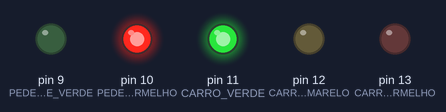
Recording of a sketch running on a simulated Arduino Uno, built with avr-gcc and run on an emulated ATmega328P. Parts: output pins drawn as LEDs (lit = HIGH).

Above: at 3.7 s.
At 7.62 s:
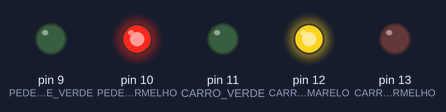
At 9.37 s:
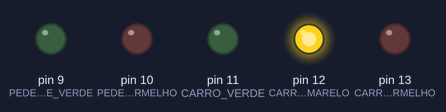
At 15.0 s:
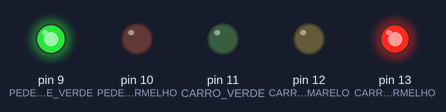
Timing chart, 0 to 26.0 s (numbered marks = the images above):
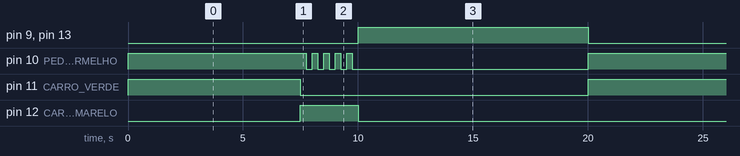

The sketch:

semaforo-v2.ino
```cpp
/**
 * Projeto de um semáforo de carros e pedestres.
 * v2 - Na fase fechando, o LED vermelho do pedestre vai piscar.
 */

int CARRO_VERMELHO = 13;
int CARRO_AMARELO = 12;
int CARRO_VERDE = 11;
int PEDESTRE_VERMELHO = 10;
int PEDESTRE_VERDE = 9;
int FASE_ABERTO = 1;
int FASE_FECHANDO = 2;
int FASE_FECHADO = 3;
int TEMPO_FASE_ABERTO = 7500;
int TEMPO_FASE_FECHANDO = 2500;
int TEMPO_FASE_FECHADO = 10000;
int TEMPO_PISCA_FECHANDO = 250;

void setup() {
  // configura os pinos de LEDs de saida
  pinMode(CARRO_VERMELHO, OUTPUT); // LED vermelho carro
  pinMode(CARRO_AMARELO, OUTPUT); // LED amarelo carro
  pinMode(CARRO_VERDE, OUTPUT); // LED verde carro
  pinMode(PEDESTRE_VERMELHO, OUTPUT); // LED vermelho pedestre
  pinMode(PEDESTRE_VERDE, OUTPUT); // LED verde pedestre

  // apaga os LEDs
  semaforo(0, 0);
}

void loop() {
  semaforo(FASE_ABERTO, TEMPO_FASE_ABERTO);
  semaforo(FASE_FECHANDO, TEMPO_FASE_FECHANDO);
  semaforo(FASE_FECHADO, TEMPO_FASE_FECHADO);
}

void semaforo(int fase, int tempo_total) {
  int pedestreVermelho = HIGH;
  int tempo = 0;
  int tempo_restante = tempo_total;
  do {
    if (fase == FASE_ABERTO) {
      set_leds(LOW, LOW, HIGH, HIGH, LOW);
      tempo = tempo_total;
      tempo_restante = 0;
    } else if (fase == FASE_FECHANDO) {
      set_leds(LOW, HIGH, LOW, pedestreVermelho, LOW);
      if (pedestreVermelho == HIGH) pedestreVermelho = LOW; else pedestreVermelho = HIGH;
      tempo = TEMPO_PISCA_FECHANDO;
      tempo_restante -= tempo;
    } else if (fase == FASE_FECHADO) {
      set_leds(HIGH, LOW, LOW, LOW, HIGH);
      tempo = tempo_total;
      tempo_restante = 0;
    } else {
      // fase invalida, desliga todos os LEDs
      set_leds(LOW, LOW, LOW, LOW, LOW);
    }
    delay(tempo);
  } while (tempo_restante > 0);
}

void set_leds(int carroVermelho, int carroAmarelo, int carroVerde, int pedestreVermelho, int pedestreVerde) {
    digitalWrite(CARRO_VERMELHO, carroVermelho);
    digitalWrite(CARRO_AMARELO, carroAmarelo);
    digitalWrite(CARRO_VERDE, carroVerde);
    digitalWrite(PEDESTRE_VERMELHO, pedestreVermelho);
    digitalWrite(PEDESTRE_VERDE, pedestreVerde);
}
```

Measured:
- by itself, pin 9 (PEDESTRE_VERDE), pin 13 (CARRO_VERMELHO): alternates HIGH for 10.0 s and LOW for 10.0 s
- by itself, pin 10 (PEDESTRE_VERMELHO): repeats every 20.0 s: 4 × (LOW 0.25 s, HIGH 0.25 s), LOW 10.3 s, HIGH 7.8 s
- by itself, pin 11 (CARRO_VERDE): alternates HIGH for 7.5 s and LOW for 12.5 s
- by itself, pin 12 (CARRO_AMARELO): alternates HIGH for 2.5 s and LOW for 17.5 s
